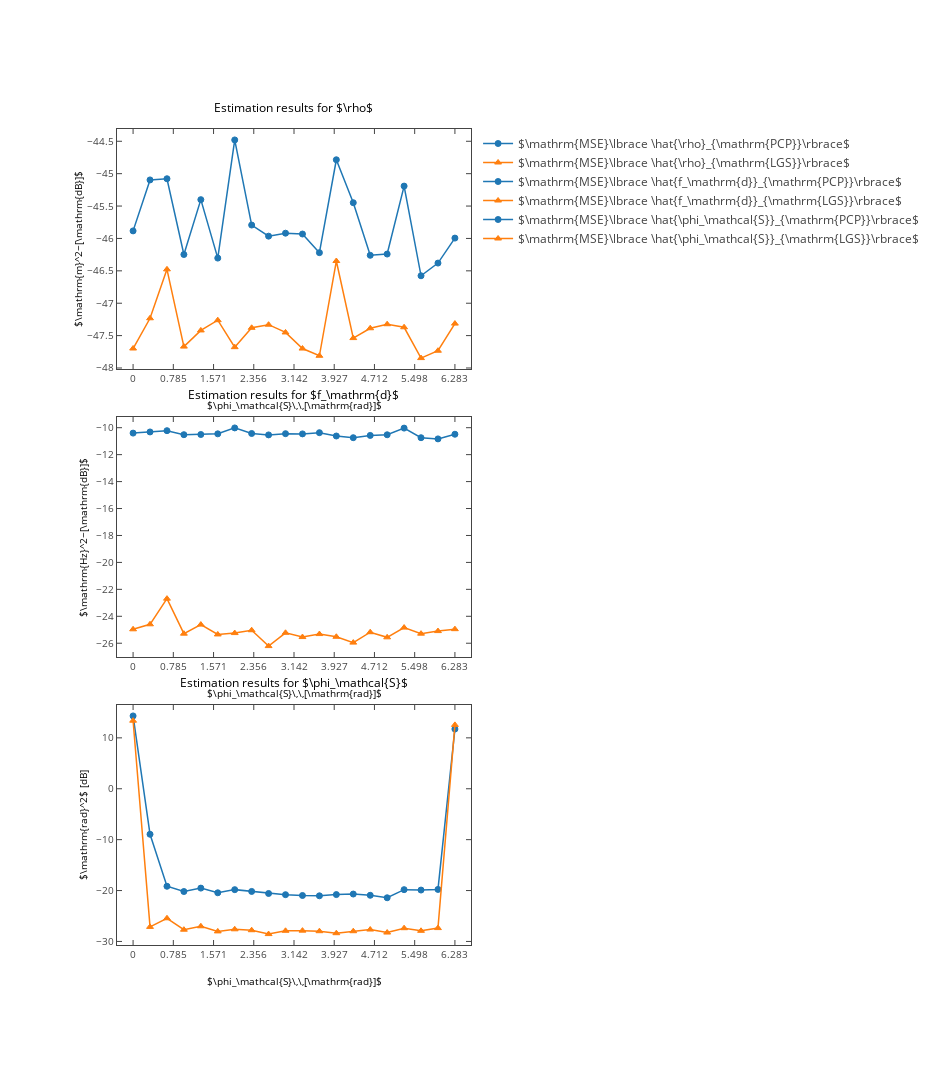

Notebook code cell kept with this figure:
### Markdown cell above
### Plotting

### Code cell
run_plots_vs_phase_s_randomized = True
def plots_vs_phase_s_randomized( ):

    # Load data from npz file
    ( delta_0, T_m, T_sampling, nrof_samples, SNR_out, SNR_in, nrof_MCs, phase_s, f_d_error, phase_s_error,
      rho_error ) = itemgetter( 'delta_0', 'T_m', 'T_sampling', 'nrof_samples', 'SNR_out', 'SNR_in',
      'nrof_MCs', 'phase_s', 'f_d_error', 'phase_s_error', 'rho_error' )( 
      np.load( "vs_phase_s_randomized.npz" ) )

    # Inform user
    print( "Plotting results for delta_0 = %E, T_m = %E, T_sampling = %E"%( delta_0, T_m, T_sampling ) + 
           "nrof_samples = %d, SNR_out = %f, SNR_in = %f"%( nrof_samples, SNR_out, SNR_in ) + 
           " with %d Monte Carlo repetitions per frequency value."%( nrof_MCs ) + 
           " Every other physical parameter was randomized." )
    
    # Set up figure
    plt.figure( figsize = [13,15] )
    # Set styles for PCP and LGS
    styles = ['o-', '^-' ]

    # Performance in estimating rho
    plt.subplot( 311 )
    # Set up labels for MC results
    labels = [r"$\mathrm{MSE}\lbrace \hat{\rho}_{\mathrm{PCP}}\rbrace$",
              r"$\mathrm{MSE}\lbrace \hat{\rho}_{\mathrm{LGS}}\rbrace$"]
    # Plot MC results
    for idx in range( len( styles ) ):
        plt.plot( phase_s, rho_error[idx,:], styles[idx], label = labels[idx] )
    # Set axis labels, title and legend
    plt.xlabel( r"$\phi_\mathcal{S}\,\,[\mathrm{rad}]$" )
    plt.xticks( [0, np.pi/4, np.pi/2, 3*np.pi/4, np.pi, 5*np.pi/4, 3*np.pi/2, 7*np.pi/4, 2*np.pi], 
                [r"$0$", r"$\frac{\pi}{4}$",r"$\frac{\pi}{2}$",r"$\frac{3}{4}\pi$", r"$\pi$", 
                 r"$\frac{5}{4}\pi$", r"$\frac{3}{2}\pi$", r"$\frac{7}{4}\pi$", r"$2\pi$"] )
    plt.ylabel( r"$\mathrm{m}^2~[\mathrm{dB}]$" )
    plt.title(  r"Estimation results for $\rho$" )
    plt.legend( )


    # Performance in estimating f_d
    plt.subplot( 312 )
    # Set up labels for MC results
    labels = [r"$\mathrm{MSE}\lbrace \hat{f_\mathrm{d}}_{\mathrm{PCP}}\rbrace$",
              r"$\mathrm{MSE}\lbrace \hat{f_\mathrm{d}}_{\mathrm{LGS}}\rbrace$"]
    # Plot MC results
    for idx in range( len( styles ) ):
        plt.plot( phase_s, f_d_error[idx,:], styles[idx], label = labels[idx] )
    # Set axis labels, title and legend
    plt.xlabel( r"$\phi_\mathcal{S}\,\,[\mathrm{rad}]$" )
    plt.xticks( [0, np.pi/4, np.pi/2, 3*np.pi/4, np.pi, 5*np.pi/4, 3*np.pi/2, 7*np.pi/4, 2*np.pi], 
                [r"$0$", r"$\frac{\pi}{4}$",r"$\frac{\pi}{2}$",r"$\frac{3}{4}\pi$", r"$\pi$", 
                 r"$\frac{5}{4}\pi$", r"$\frac{3}{2}\pi$", r"$\frac{7}{4}\pi$", r"$2\pi$"] )
    plt.ylabel( r"$\mathrm{Hz}^2~[\mathrm{dB}]$" )
    plt.title( r"Estimation results for $f_\mathrm{d}$" )
    plt.legend( )


    # Performance in estimating phase_s
    plt.subplot( 313 )
    # Set up labels for MC results
    labels = [r"$\mathrm{MSE}\lbrace \hat{\phi_\mathcal{S}}_{\mathrm{PCP}}\rbrace$",
              r"$\mathrm{MSE}\lbrace \hat{\phi_\mathcal{S}}_{\mathrm{LGS}}\rbrace$"]
    # Plot MC results
    for idx in range( len( styles ) ):
        plt.plot( phase_s, phase_s_error[idx,:], styles[idx], label = labels[idx] )
    # Set axis labels, title and legend
    plt.xlabel( r"$\phi_\mathcal{S}\,\,[\mathrm{rad}]$" )
    plt.xticks( [0, np.pi/4, np.pi/2, 3*np.pi/4, np.pi, 5*np.pi/4, 3*np.pi/2, 7*np.pi/4, 2*np.pi], 
                [r"$0$", r"$\frac{\pi}{4}$",r"$\frac{\pi}{2}$",r"$\frac{3}{4}\pi$", r"$\pi$", 
                 r"$\frac{5}{4}\pi$", r"$\frac{3}{2}\pi$", r"$\frac{7}{4}\pi$", r"$2\pi$"] )
    plt.ylabel( r"$\mathrm{rad}^2$ [dB]" )
    plt.title( r"Estimation results for $\phi_\mathcal{S}$" )
    plt.legend( )

    if export_to_latex:
        tikz_save( "vs_phase_s_randomized.tex" )

    if interactive:
        mpl_to_pltly( plt.gcf( ) )
    else:
        plt.show( )

if run_plots_vs_phase_s_randomized:
    plots_vs_phase_s_randomized( )

### Figure 1 — Plotly figure (JSON) as saved in the notebook; plotly's stock layout.template omitted (floating-point values rounded to 4 significant figures)
{"data": [{"line": {"color": "rgba (31, 119, 180, 1)", "dash": "solid", "width": 1.5}, "marker": {"color": "#1F77B4", "line": {"color": "#1F77B4", "width": 1}, "opacity": 1, "size": 6, "symbol": "circle"}, "mode": "lines+markers", "name": "$\\mathrm{MSE}\\lbrace \\hat{\\rho}_{\\mathrm{PCP}}\\rbrace$", "type": "scatter", "uid": "89fdd545-824a-4e66-9006-d6b7fd8ee865", "x": [0, 0.3307, 0.6614, 0.9921, 1.323, 1.653, 1.984, 2.315, 2.646, 2.976, 3.307, 3.638, 3.968, 4.299, 4.63, 4.96, 5.291, 5.622, 5.952, 6.283], "xaxis": "x", "y": [-45.88, -45.1, -45.08, -46.25, -45.4, -46.3, -44.48, -45.79, -45.96, -45.92, -45.93, -46.22, -44.79, -45.45, -46.26, -46.24, -45.19, -46.58, -46.38, -45.99], "yaxis": "y"}, {"line": {"color": "rgba (255, 127, 14, 1)", "dash": "solid", "width": 1.5}, "marker": {"color": "#FF7F0E", "line": {"color": "#FF7F0E", "width": 1}, "opacity": 1, "size": 6, "symbol": "triangle-up"}, "mode": "lines+markers", "name": "$\\mathrm{MSE}\\lbrace \\hat{\\rho}_{\\mathrm{LGS}}\\rbrace$", "type": "scatter", "uid": "de60b2c8-a2c1-44d8-9d99-b6313bbd3156", "x": [0, 0.3307, 0.6614, 0.9921, 1.323, 1.653, 1.984, 2.315, 2.646, 2.976, 3.307, 3.638, 3.968, 4.299, 4.63, 4.96, 5.291, 5.622, 5.952, 6.283], "xaxis": "x", "y": [-47.7, -47.23, -46.48, -47.67, -47.42, -47.26, -47.68, -47.38, -47.33, -47.45, -47.7, -47.81, -46.35, -47.54, -47.39, -47.32, -47.37, -47.85, -47.73, -47.31], "yaxis": "y"}, {"line": {"color": "rgba (31, 119, 180, 1)", "dash": "solid", "width": 1.5}, "marker": {"color": "#1F77B4", "line": {"color": "#1F77B4", "width": 1}, "opacity": 1, "size": 6, "symbol": "circle"}, "mode": "lines+markers", "name": "$\\mathrm{MSE}\\lbrace \\hat{f_\\mathrm{d}}_{\\mathrm{PCP}}\\rbrace$", "type": "scatter", "uid": "eb53dfb1-9eea-4a8f-b1ba-c1fa155addbe", "x": [0, 0.3307, 0.6614, 0.9921, 1.323, 1.653, 1.984, 2.315, 2.646, 2.976, 3.307, 3.638, 3.968, 4.299, 4.63, 4.96, 5.291, 5.622, 5.952, 6.283], "xaxis": "x2", "y": [-10.4, -10.32, -10.22, -10.52, -10.51, -10.45, -10.02, -10.43, -10.53, -10.44, -10.46, -10.37, -10.62, -10.74, -10.57, -10.52, -10.03, -10.74, -10.83, -10.49], "yaxis": "y2"}, {"line": {"color": "rgba (255, 127, 14, 1)", "dash": "solid", "width": 1.5}, "marker": {"color": "#FF7F0E", "line": {"color": "#FF7F0E", "width": 1}, "opacity": 1, "size": 6, "symbol": "triangle-up"}, "mode": "lines+markers", "name": "$\\mathrm{MSE}\\lbrace \\hat{f_\\mathrm{d}}_{\\mathrm{LGS}}\\rbrace$", "type": "scatter", "uid": "722fc119-841c-4f71-8efe-1c069739f6c4", "x": [0, 0.3307, 0.6614, 0.9921, 1.323, 1.653, 1.984, 2.315, 2.646, 2.976, 3.307, 3.638, 3.968, 4.299, 4.63, 4.96, 5.291, 5.622, 5.952, 6.283], "xaxis": "x2", "y": [-24.97, -24.59, -22.69, -25.29, -24.62, -25.35, -25.25, -25.04, -26.21, -25.23, -25.54, -25.32, -25.52, -25.95, -25.18, -25.56, -24.84, -25.29, -25.1, -24.96], "yaxis": "y2"}, {"line": {"color": "rgba (31, 119, 180, 1)", "dash": "solid", "width": 1.5}, "marker": {"color": "#1F77B4", "line": {"color": "#1F77B4", "width": 1}, "opacity": 1, "size": 6, "symbol": "circle"}, "mode": "lines+markers", "name": "$\\mathrm{MSE}\\lbrace \\hat{\\phi_\\mathcal{S}}_{\\mathrm{PCP}}\\rbrace$", "type": "scatter", "uid": "5dfc2bf8-c449-4d12-9740-3f58a676cc04", "x": [0, 0.3307, 0.6614, 0.9921, 1.323, 1.653, 1.984, 2.315, 2.646, 2.976, 3.307, 3.638, 3.968, 4.299, 4.63, 4.96, 5.291, 5.622, 5.952, 6.283], "xaxis": "x3", "y": [14.31, -8.946, -19.16, -20.19, -19.52, -20.44, -19.82, -20.17, -20.58, -20.81, -20.97, -21.03, -20.79, -20.69, -20.93, -21.42, -19.82, -19.9, -19.78, 11.73], "yaxis": "y3"}, {"line": {"color": "rgba (255, 127, 14, 1)", "dash": "solid", "width": 1.5}, "marker": {"color": "#FF7F0E", "line": {"color": "#FF7F0E", "width": 1}, "opacity": 1, "size": 6, "symbol": "triangle-up"}, "mode": "lines+markers", "name": "$\\mathrm{MSE}\\lbrace \\hat{\\phi_\\mathcal{S}}_{\\mathrm{LGS}}\\rbrace$", "type": "scatter", "uid": "950a4efe-70a6-49ce-aad1-a91b8edff8f7", "x": [0, 0.3307, 0.6614, 0.9921, 1.323, 1.653, 1.984, 2.315, 2.646, 2.976, 3.307, 3.638, 3.968, 4.299, 4.63, 4.96, 5.291, 5.622, 5.952, 6.283], "xaxis": "x3", "y": [13.37, -27.14, -25.45, -27.69, -27.02, -28.03, -27.62, -27.8, -28.56, -27.91, -27.88, -27.99, -28.38, -27.99, -27.66, -28.25, -27.4, -27.91, -27.38, 12.55], "yaxis": "y3"}], "layout": {"annotations": [{"font": {"color": "#000000", "size": 12}, "showarrow": false, "text": "Estimation results for $\\rho$", "x": 0.4996, "xanchor": "center", "xref": "paper", "y": 1.014, "yanchor": "bottom", "yref": "paper"}, {"font": {"color": "#000000", "size": 12}, "showarrow": false, "text": "Estimation results for $f_\\mathrm{d}$", "x": 0.4996, "xanchor": "center", "xref": "paper", "y": 0.6613, "yanchor": "bottom", "yref": "paper"}, {"font": {"color": "#000000", "size": 12}, "showarrow": false, "text": "Estimation results for $\\phi_\\mathcal{S}$", "x": 0.4996, "xanchor": "center", "xref": "paper", "y": 0.3086, "yanchor": "bottom", "yref": "paper"}], "autosize": false, "height": 1080, "hovermode": "closest", "margin": {"b": 135, "l": 117, "pad": 0, "r": 93, "t": 129}, "showlegend": true, "width": 936, "xaxis": {"anchor": "y", "domain": [0, 1], "dtick": 0.7854, "mirror": "ticks", "range": [-0.3142, 6.597], "showgrid": false, "showline": true, "side": "bottom", "tick0": 0, "tickfont": {"size": 10}, "ticks": "inside", "title": {"font": {"color": "#000000", "size": 10}, "text": "$\\phi_\\mathcal{S}\\,\\,[\\mathrm{rad}]$"}, "type": "linear", "zeroline": false}, "xaxis2": {"anchor": "y2", "domain": [0, 1], "dtick": 0.7854, "mirror": "ticks", "range": [-0.3142, 6.597], "showgrid": false, "showline": true, "side": "bottom", "tick0": 0, "tickfont": {"size": 10}, "ticks": "inside", "title": {"font": {"color": "#000000", "size": 10}, "text": "$\\phi_\\mathcal{S}\\,\\,[\\mathrm{rad}]$"}, "type": "linear", "zeroline": false}, "xaxis3": {"anchor": "y3", "domain": [0, 1], "dtick": 0.7854, "mirror": "ticks", "range": [-0.3142, 6.597], "showgrid": false, "showline": true, "side": "bottom", "tick0": 0, "tickfont": {"size": 10}, "ticks": "inside", "title": {"font": {"color": "#000000", "size": 10}, "text": "$\\phi_\\mathcal{S}\\,\\,[\\mathrm{rad}]$"}, "type": "linear", "zeroline": false}, "yaxis": {"anchor": "x", "domain": [0.7059, 1], "mirror": "ticks", "nticks": 10, "range": [-48.02, -44.31], "showgrid": false, "showline": true, "side": "left", "tickfont": {"size": 10}, "ticks": "inside", "title": {"font": {"color": "#000000", "size": 10}, "text": "$\\mathrm{m}^2~[\\mathrm{dB}]$"}, "type": "linear", "zeroline": false}, "yaxis2": {"anchor": "x2", "domain": [0.3529, 0.6471], "mirror": "ticks", "nticks": 11, "range": [-27.02, -9.205], "showgrid": false, "showline": true, "side": "left", "tickfont": {"size": 10}, "ticks": "inside", "title": {"font": {"color": "#000000", "size": 10}, "text": "$\\mathrm{Hz}^2~[\\mathrm{dB}]$"}, "type": "linear", "zeroline": false}, "yaxis3": {"anchor": "x3", "domain": [0, 0.2941], "mirror": "ticks", "nticks": 7, "range": [-30.7, 16.45], "showgrid": false, "showline": true, "side": "left", "tickfont": {"size": 10}, "ticks": "inside", "title": {"font": {"color": "#000000", "size": 10}, "text": "$\\mathrm{rad}^2$ [dB]"}, "type": "linear", "zeroline": false}}}
